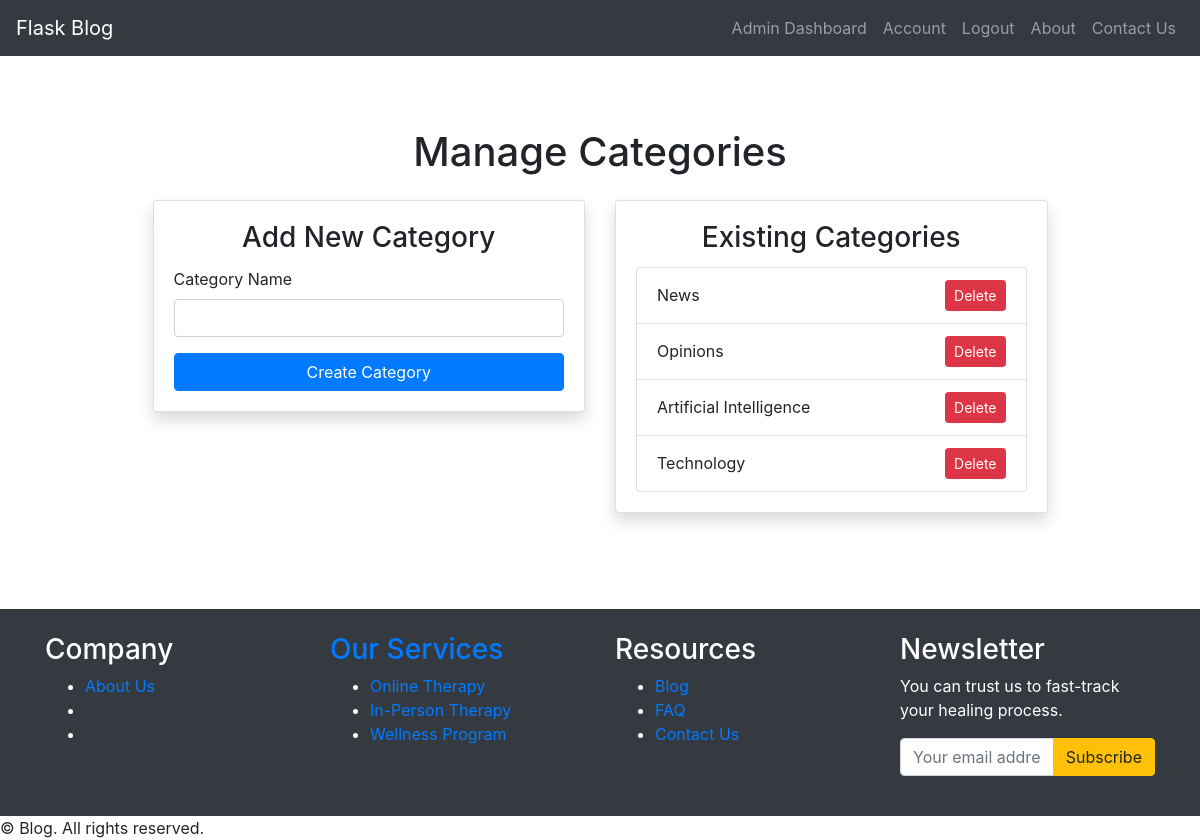
/categories (signed in), run on the app's committed database.
### app/models.py (models this page shows)
class Category(db.Model):
    id = db.Column(db.Integer, primary_key=True)
    name = db.Column(db.String(100), unique=True, nullable=False)
    posts = db.relationship('Post', back_populates='category')

### app/routes.py (the view)
@main.route('/categories', methods=['GET', 'POST'])
@admin_required
def categories():
    categories = Category.query.all()
    form = CategoryForm()
    if form.validate_on_submit():
        category = Category(name=form.name.data)
        db.session.add(category)
        db.session.commit()
        flash('Category has been created!', 'success')
        return redirect(url_for('main.categories'))
    return render_template('categories.html',
                           form=form,
                           title='Categories',
                           categories=categories)

### app/forms.py (shortened to what this page needs)
class CategoryForm(FlaskForm):
    name = StringField('Category Name', validators=[DataRequired()])
    submit = SubmitField('Create Category')

### app/__init__.py (called while the page is built)
def create_app(config_class=Config):
    app = Flask(__name__)
    app.config.from_object(config_class)
    db.init_app(app)
    migrate.init_app(app, db)
    bcrypt.init_app(app)
    login_manager.init_app(app)
    mail.init_app(app)
    @login_manager.user_loader
    def load_user(user_id):
        return User.query.get(int(user_id))
    from app.routes import main
    from app.errors.handlers import errors
    app.register_blueprint(main)
    app.register_blueprint(errors)
    app.static_folder = 'static'
    app.static_url_path = '/static'
    return app

### app/templates/categories.html (shortened to what this page needs)
{% extends "base.html" %}
{% block content %}
<div class="container my-5">
    <h1 class="text-center mb-4">Manage Categories</h1>
    <div class="row justify-content-center">
        <div class="col-lg-5 mb-4">
            <div class="card shadow">
                <div class="card-body">
                    <h3 class="card-title text-center">Add New Category</h3>
                    <form method="POST" action="">
                        <div class="form-group">
                            {{ form.name.label(class="form-label") }}
                            {{ form.name(class="form-control") }}
                        </div>
                        <button type="submit" class="btn btn-primary btn-block">{{ form.submit.label.text }}</button>
                    </form>
                </div>
            </div>
        </div>
        <div class="col-lg-5 mb-4">
            <div class="card shadow">
                <div class="card-body">
                    <h3 class="card-title text-center">Existing Categories</h3>
                    <ul class="list-group">
                        {% for category in categories %}
                            <li class="list-group-item d-flex justify-content-between align-items-center">
                                {{ category.name }}
                                <form action="{{ url_for('main.delete_category', category_id=category.id) }}" method="POST" class="d-inline">
                                    <button type="submit" class="btn btn-danger btn-sm">Delete</button>
                                </form>
                            </li>
                        {% else %}
                            <li class="list-group-item text-center">No categories available.</li>
                        {% endfor %}
                    </ul>
                </div>
            </div>
        </div>
    </div>
</div>
{% endblock %}

### data on the page
Category: name "News"
Category: name "Opinions"
Category: name "Artificial Intelligence"
Category: name "Technology"
